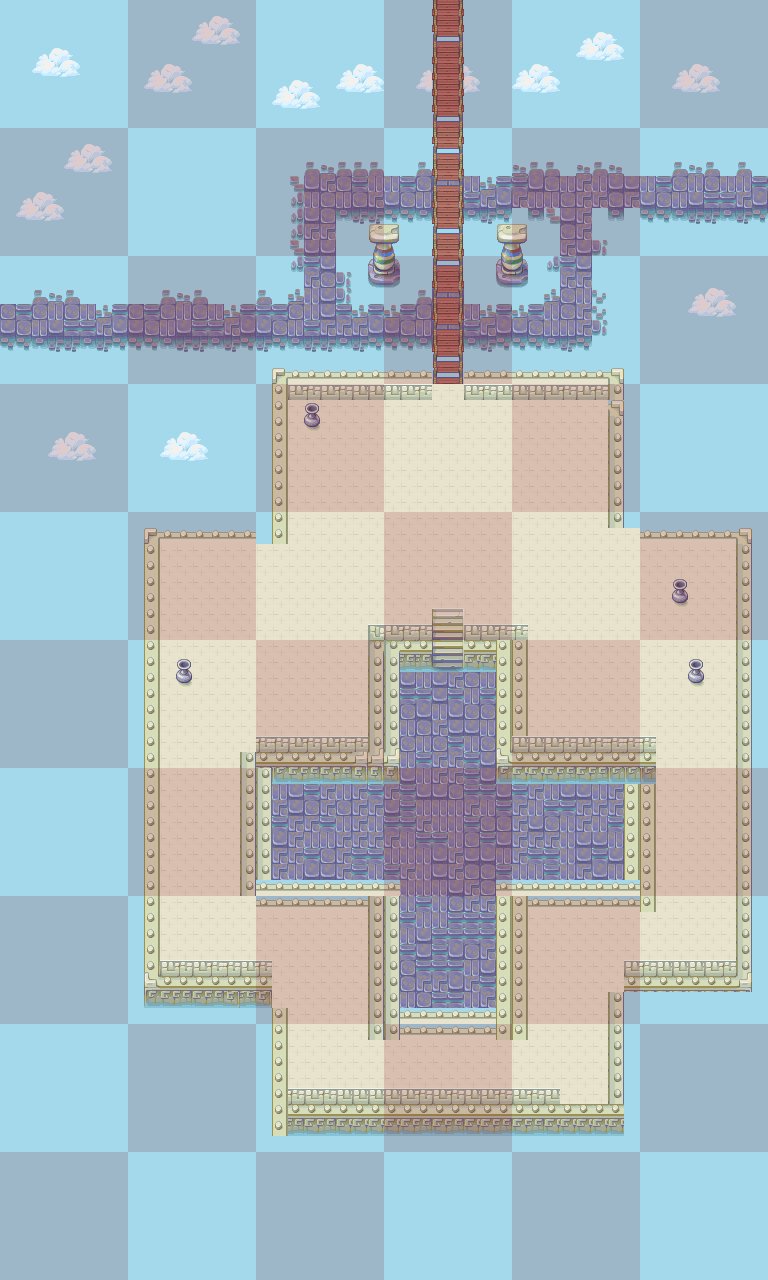

A level layout from a 2D game, rendered from its tile map. Below: a short description, then the map file with tile-grid data replaced by summaries:
An orthogonal 48x80 tile map with 16x16 px tiles, 3 tile layers (background, overlay, grid), 3 tilesets and 4 objects (2x Location, Gateway, Item).

<map version="1.0" orientation="orthogonal" width="48" height="80" tilewidth="16" tileheight="16">
 <properties>
  <property name="ambient" value="butterfly" />
 </properties>
 <tileset firstgid="1" name="forest" tilewidth="16" tileheight="16">
  <image source="forest.png" width="128" height="272" />
  <tile id="2">
   <properties>
    <property name="wall" value="" />
   </properties>
  </tile>
  <tile id="3">
   <properties>
    <property name="wall" value="" />
   </properties>
  </tile>
  <tile id="4">
   <properties>
    <property name="wall" value="" />
   </properties>
  </tile>
  <tile id="5">
   <properties>
    <property name="wall" value="" />
   </properties>
  </tile>
  <tile id="6">
   <properties>
    <property name="wall" value="" />
   </properties>
  </tile>
  <tile id="7">
   <properties>
    <property name="wall" value="" />
   </properties>
  </tile>
  <tile id="8">
   <properties>
    <property name="wall" value="" />
   </properties>
  </tile>
  <tile id="9">
   <properties>
    <property name="wall" value="" />
   </properties>
  </tile>
  <tile id="10">
   <properties>
    <property name="wall" value="" />
   </properties>
  </tile>
  <tile id="11">
   <properties>
    <property name="wall" value="" />
   </properties>
  </tile>
  <tile id="12">
   <properties>
    <property name="wall" value="" />
   </properties>
  </tile>
  <tile id="13">
   <properties>
    <property name="wall" value="" />
   </properties>
  </tile>
  <tile id="14">
   <properties>
    <property name="wall" value="" />
   </properties>
  </tile>
  <tile id="15">
   <properties>
    <property name="wall" value="" />
   </properties>
  </tile>
  <tile id="16">
   <properties>
    <property name="wall" value="" />
   </properties>
  </tile>
  <tile id="17">
   <properties>
    <property name="wall" value="" />
   </properties>
  </tile>
  <tile id="19">
   <properties>
    <property name="path" value="" />
   </properties>
  </tile>
  <tile id="20">
   <properties>
    <property name="path" value="" />
   </properties>
  </tile>
  <tile id="21">
   <properties>
    <property name="path" value="" />
   </properties>
  </tile>
  <tile id="22">
   <properties>
    <property name="path" value="" />
   </properties>
  </tile>
  <tile id="23">
   <properties>
    <property name="path" value="" />
   </properties>
  </tile>
  <tile id="24">
   <properties>
    <property name="path" value="" />
   </properties>
  </tile>
  <tile id="25">
   <properties>
    <property name="wall" value="" />
   </properties>
  </tile>
  <tile id="26">
   <properties>
    <property name="path" value="" />
   </properties>
  </tile>
  <tile id="27">
   <properties>
    <property name="path" value="" />
   </properties>
  </tile>
  <tile id="28">
   <properties>
    <property name="path" value="" />
   </properties>
  </tile>
  <tile id="29">
   <properties>
    <property name="path" value="" />
   </properties>
  </tile>
  <tile id="30">
   <properties>
    <property name="path" value="" />
   </properties>
  </tile>
  <tile id="31">
   <properties>
    <property name="wall" value="" />
   </properties>
  </tile>
  <tile id="32">
   <properties>
    <property name="wall" value="" />
   </properties>
  </tile>
  <tile id="33">
   <properties>
    <property name="wall" value="" />
   </properties>
  </tile>
  <tile id="34">
   <properties>
    <property name="wall" value="" />
   </properties>
  </tile>
  <tile id="35">
   <properties>
    <property name="wall" value="" />
   </properties>
  </tile>
  <tile id="36">
   <properties>
    <property name="wall" value="" />
   </properties>
  </tile>
  <tile id="37">
   <properties>
    <property name="path" value="" />
   </properties>
  </tile>
  <tile id="38">
   <properties>
    <property name="path" value="" />
   </properties>
  </tile>
  <tile id="39">
   <properties>
    <property name="wall" value="" />
   </properties>
  </tile>
  <tile id="40">
   <properties>
    <property name="wall" value="" />
   </properties>
  </tile>
  <tile id="41">
   <properties>
    <property name="wall" value="" />
   </properties>
  </tile>
  <tile id="42">
   <properties>
    <property name="wall" value="" />
   </properties>
  </tile>
  <tile id="43">
   <properties>
    <property name="wall" value="" />
   </properties>
  </tile>
  <tile id="44">
   <properties>
    <property name="path" value="" />
   </properties>
  </tile>
  <tile id="45">
   <properties>
    <property name="path" value="" />
   </properties>
  </tile>
  <tile id="46">
   <properties>
    <property name="path" value="" />
   </properties>
  </tile>
  <tile id="47">
   <properties>
    <property name="path" value="" />
   </properties>
  </tile>
  <tile id="48">
   <properties>
    <property name="wall" value="" />
   </properties>
  </tile>
  <tile id="49">
   <properties>
    <property name="wall" value="" />
   </properties>
  </tile>
  <tile id="50">
   <properties>
    <property name="wall" value="" />
   </properties>
  </tile>
  <tile id="51">
   <properties>
    <property name="wall" value="" />
   </properties>
  </tile>
  <tile id="52">
   <properties>
    <property name="path" value="" />
   </properties>
  </tile>
  <tile id="53">
   <properties>
    <property name="wall" value="" />
   </properties>
  </tile>
  <tile id="54">
   <properties>
    <property name="wall" value="" />
   </properties>
  </tile>
  <tile id="58">
   <properties>
    <property name="obstacle" value="" />
   </properties>
  </tile>
  <tile id="59">
   <properties>
    <property name="obstacle" value="" />
   </properties>
  </tile>
  <tile id="60">
   <properties>
    <property name="obstacle" value="" />
   </properties>
  </tile>
  <tile id="63">
   <properties>
    <property name="obstacle" value="" />
   </properties>
  </tile>
  <tile id="64">
   <properties>
    <property name="wall" value="" />
   </properties>
  </tile>
  <tile id="65">
   <properties>
    <property name="wall" value="" />
   </properties>
  </tile>
  <tile id="66">
   <properties>
    <property name="wall" value="" />
   </properties>
  </tile>
  <tile id="67">
   <properties>
    <property name="wall" value="" />
   </properties>
  </tile>
  <tile id="68">
   <properties>
    <property name="wall" value="" />
   </properties>
  </tile>
  <tile id="69">
   <properties>
    <property name="wall" value="" />
   </properties>
  </tile>
  <tile id="70">
   <properties>
    <property name="wall" value="" />
   </properties>
  </tile>
  <tile id="71">
   <properties>
    <property name="obstacle" value="" />
   </properties>
  </tile>
  <tile id="72">
   <properties>
    <property name="wall" value="" />
   </properties>
  </tile>
  <tile id="73">
   <properties>
    <property name="wall" value="" />
   </properties>
  </tile>
  <tile id="74">
   <properties>
    <property name="wall" value="" />
   </properties>
  </tile>
  <tile id="75">
   <properties>
    <property name="wall" value="" />
   </properties>
  </tile>
  <tile id="76">
   <properties>
    <property name="wall" value="" />
   </properties>
  </tile>
  <tile id="77">
   <properties>
    <property name="wall" value="" />
   </properties>
  </tile>
  <tile id="78">
   <properties>
    <property name="wall" value="" />
   </properties>
  </tile>
  <tile id="79">
   <properties>
    <property name="wall" value="" />
   </properties>
  </tile>
  <tile id="80">
   <properties>
    <property name="wall" value="" />
   </properties>
  </tile>
  <tile id="81">
   <properties>
    <property name="wall" value="" />
   </properties>
  </tile>
  <tile id="82">
   <properties>
    <property name="wall" value="" />
   </properties>
  </tile>
  <tile id="83">
   <properties>
    <property name="wall" value="" />
   </properties>
  </tile>
  <tile id="84">
   <properties>
    <property name="wall" value="" />
   </properties>
  </tile>
  <tile id="85">
   <properties>
    <property name="wall" value="" />
   </properties>
  </tile>
  <tile id="86">
   <properties>
    <property name="wall" value="" />
   </properties>
  </tile>
  <tile id="87">
   <properties>
    <property name="wall" value="" />
   </properties>
  </tile>
  <tile id="88">
   <properties>
    <property name="obstacle" value="" />
   </properties>
  </tile>
  <tile id="89">
   <properties>
    <property name="obstacle" value="" />
   </properties>
  </tile>
  <tile id="90">
   <properties>
    <property name="obstacle" value="" />
   </properties>
  </tile>
  <tile id="91">
   <properties>
    <property name="obstacle" value="" />
   </properties>
  </tile>
  <tile id="92">
   <properties>
    <property name="obstacle" value="" />
   </properties>
  </tile>
  <tile id="93">
   <properties>
    <property name="obstacle" value="" />
   </properties>
  </tile>
  <tile id="94">
   <properties>
    <property name="obstacle" value="" />
   </properties>
  </tile>
  <tile id="95">
   <properties>
    <property name="obstacle" value="" />
   </properties>
  </tile>
  <tile id="96">
   <properties>
    <property name="obstacle" value="" />
   </properties>
  </tile>
  <tile id="97">
   <properties>
    <property name="obstacle" value="" />
   </properties>
  </tile>
  <tile id="98">
   <properties>
    <property name="obstacle" value="" />
   </properties>
  </tile>
  <tile id="99">
   <properties>
    <property name="obstacle" value="" />
   </properties>
  </tile>
  <tile id="100">
   <properties>
    <property name="obstacle" value="" />
   </properties>
  </tile>
  <tile id="101">
   <properties>
    <property name="obstacle" value="" />
   </properties>
  </tile>
  <tile id="102">
   <properties>
    <property name="obstacle" value="" />
   </properties>
  </tile>
  <tile id="103">
   <properties>
    <property name="obstacle" value="" />
   </properties>
  </tile>
  <tile id="104">
   <properties>
    <property name="door" value="" />
   </properties>
  </tile>
  <tile id="105">
   <properties>
    <property name="door" value="" />
   </properties>
  </tile>
  <tile id="112">
   <properties>
    <property name="door" value="" />
   </properties>
  </tile>
  <tile id="113">
   <properties>
    <property name="door" value="" />
   </properties>
  </tile>
  <tile id="120">
   <properties>
    <property name="door" value="" />
   </properties>
  </tile>
  <tile id="121">
   <properties>
    <property name="door" value="" />
   </properties>
  </tile>
  <tile id="128">
   <properties>
    <property name="door" value="" />
   </properties>
  </tile>
  <tile id="129">
   <properties>
    <property name="door" value="" />
   </properties>
  </tile>
 </tileset>
 <tileset firstgid="137" name="temple" tilewidth="16" tileheight="16">
  <image source="temple.png" trans="ff00ff" width="128" height="448" />
  <tile id="0">
   <properties>
    <property name="wall" value="" />
   </properties>
  </tile>
  <tile id="1">
   <properties>
    <property name="wall" value="" />
   </properties>
  </tile>
  <tile id="2">
   <properties>
    <property name="wall" value="" />
   </properties>
  </tile>
  <tile id="3">
   <properties>
    <property name="wall" value="" />
   </properties>
  </tile>
  <tile id="4">
   <properties>
    <property name="wall" value="" />
   </properties>
  </tile>
  <tile id="5">
   <properties>
    <property name="wall" value="" />
   </properties>
  </tile>
  <tile id="6">
   <properties>
    <property name="wall" value="" />
   </properties>
  </tile>
  <tile id="7">
   <properties>
    <property name="wall" value="" />
   </properties>
  </tile>
  <tile id="8">
   <properties>
    <property name="wall" value="" />
   </properties>
  </tile>
  <tile id="9">
   <properties>
    <property name="wall" value="" />
   </properties>
  </tile>
  <tile id="10">
   <properties>
    <property name="wall" value="" />
   </properties>
  </tile>
  <tile id="11">
   <properties>
    <property name="wall" value="" />
   </properties>
  </tile>
  <tile id="12">
   <properties>
    <property name="wall" value="" />
   </properties>
  </tile>
  <tile id="14">
   <properties>
    <property name="wall" value="" />
   </properties>
  </tile>
  <tile id="15">
   <properties>
    <property name="wall" value="" />
   </properties>
  </tile>
  <tile id="16">
   <properties>
    <property name="wall" value="" />
   </properties>
  </tile>
  <tile id="17">
   <properties>
    <property name="wall" value="" />
   </properties>
  </tile>
  <tile id="18">
   <properties>
    <property name="wall" value="" />
   </properties>
  </tile>
  <tile id="22">
   <properties>
    <property name="wall" value="" />
   </properties>
  </tile>
  <tile id="24">
   <properties>
    <property name="wall" value="" />
   </properties>
  </tile>
  <tile id="29">
   <properties>
    <property name="wall" value="" />
   </properties>
  </tile>
  <tile id="32">
   <properties>
    <property name="wall" value="" />
   </properties>
  </tile>
  <tile id="33">
   <properties>
    <property name="wall" value="" />
   </properties>
  </tile>
  <tile id="35">
   <properties>
    <property name="wall" value="" />
   </properties>
  </tile>
  <tile id="54">
   <properties>
    <property name="bridge" value="" />
   </properties>
  </tile>
  <tile id="84">
   <properties>
    <property name="wall" value="" />
   </properties>
  </tile>
  <tile id="96">
   <properties>
    <property name="wall" value="" />
   </properties>
  </tile>
  <tile id="97">
   <properties>
    <property name="wall" value="" />
   </properties>
  </tile>
  <tile id="98">
   <properties>
    <property name="wall" value="" />
   </properties>
  </tile>
  <tile id="99">
   <properties>
    <property name="wall" value="" />
   </properties>
  </tile>
  <tile id="100">
   <properties>
    <property name="wall" value="" />
   </properties>
  </tile>
  <tile id="101">
   <properties>
    <property name="wall" value="" />
   </properties>
  </tile>
  <tile id="102">
   <properties>
    <property name="wall" value="" />
   </properties>
  </tile>
  <tile id="103">
   <properties>
    <property name="wall" value="" />
   </properties>
  </tile>
  <tile id="114">
   <properties>
    <property name="bridge" value="" />
   </properties>
  </tile>
  <tile id="115">
   <properties>
    <property name="bridge" value="" />
   </properties>
  </tile>
  <tile id="116">
   <properties>
    <property name="bridge" value="" />
   </properties>
  </tile>
  <tile id="117">
   <properties>
    <property name="bridge" value="" />
   </properties>
  </tile>
  <tile id="118">
   <properties>
    <property name="bridge" value="" />
   </properties>
  </tile>
  <tile id="119">
   <properties>
    <property name="bridge" value="" />
   </properties>
  </tile>
  <tile id="120">
   <properties>
    <property name="bridge" value="" />
   </properties>
  </tile>
  <tile id="123">
   <properties>
    <property name="bridge" value="" />
   </properties>
  </tile>
  <tile id="125">
   <properties>
    <property name="bridge" value="" />
   </properties>
  </tile>
  <tile id="128">
   <properties>
    <property name="bridge" value="" />
   </properties>
  </tile>
  <tile id="131">
   <properties>
    <property name="bridge" value="" />
   </properties>
  </tile>
  <tile id="132">
   <properties>
    <property name="bridge" value="" />
   </properties>
  </tile>
  <tile id="134">
   <properties>
    <property name="bridge" value="" />
   </properties>
  </tile>
  <tile id="135">
   <properties>
    <property name="bridge" value="" />
   </properties>
  </tile>
  <tile id="138">
   <properties>
    <property name="bridge" value="" />
   </properties>
  </tile>
  <tile id="139">
   <properties>
    <property name="bridge" value="" />
   </properties>
  </tile>
  <tile id="140">
   <properties>
    <property name="bridge" value="" />
   </properties>
  </tile>
  <tile id="141">
   <properties>
    <property name="bridge" value="" />
   </properties>
  </tile>
  <tile id="142">
   <properties>
    <property name="bridge" value="" />
   </properties>
  </tile>
  <tile id="143">
   <properties>
    <property name="bridge" value="" />
   </properties>
  </tile>
  <tile id="144">
   <properties>
    <property name="bridge" value="" />
   </properties>
  </tile>
  <tile id="147">
   <properties>
    <property name="bridge" value="" />
   </properties>
  </tile>
  <tile id="149">
   <properties>
    <property name="bridge" value="" />
   </properties>
  </tile>
  <tile id="154">
   <properties>
    <property name="bridge" value="" />
   </properties>
  </tile>
  <tile id="155">
   <properties>
    <property name="bridge" value="" />
   </properties>
  </tile>
  <tile id="156">
   <properties>
    <property name="bridge" value="" />
   </properties>
  </tile>
  <tile id="157">
   <properties>
    <property name="bridge" value="" />
   </properties>
  </tile>
  <tile id="178">
   <properties>
    <property name="bridge" value="" />
   </properties>
  </tile>
  <tile id="179">
   <properties>
    <property name="bridge" value="" />
   </properties>
  </tile>
  <tile id="180">
   <properties>
    <property name="bridge" value="" />
   </properties>
  </tile>
  <tile id="181">
   <properties>
    <property name="bridge" value="" />
   </properties>
  </tile>
  <tile id="202">
   <properties>
    <property name="bridge" value="" />
   </properties>
  </tile>
  <tile id="203">
   <properties>
    <property name="bridge" value="" />
   </properties>
  </tile>
  <tile id="204">
   <properties>
    <property name="bridge" value="" />
   </properties>
  </tile>
  <tile id="205">
   <properties>
    <property name="bridge" value="" />
   </properties>
  </tile>
 </tileset>
 <tileset firstgid="361" name="temple_overlay" tilewidth="16" tileheight="16">
  <image source="temple_overlay.png" trans="ffffff" width="128" height="64" />
 </tileset>
 <layer name="background" width="48" height="80">
  <data>[3840 cells, 3840 non-empty, 66 distinct tile ids]</data>
 </layer>
 <layer name="overlay" width="48" height="80">
  <data>[3840 cells, 8 non-empty, 4 distinct tile ids]</data>
 </layer>
 <layer name="grid" width="48" height="80" opacity="0.17">
  <data>[3840 cells, 1920 non-empty, 1 distinct tile ids]</data>
 </layer>
 <objectgroup name="triggers" width="48" height="80">
  <object name="temple_level2Gate" type="Gateway" x="728" y="184" width="32" height="32">
   <properties>
    <property name="target" value="temple_level2:SpawnPoint" />
   </properties>
  </object>
  <object name="SpawnPoint" type="Location" x="8" y="308" width="32" height="32" />
  <object name="SpawnPoint2" type="Location" x="429" y="9" width="32" height="32" />
  <object name="Bread" type="Item" x="431" y="936" width="32" height="32">
   <properties>
    <property name="id" value="bread" />
   </properties>
  </object>
 </objectgroup>
</map>
